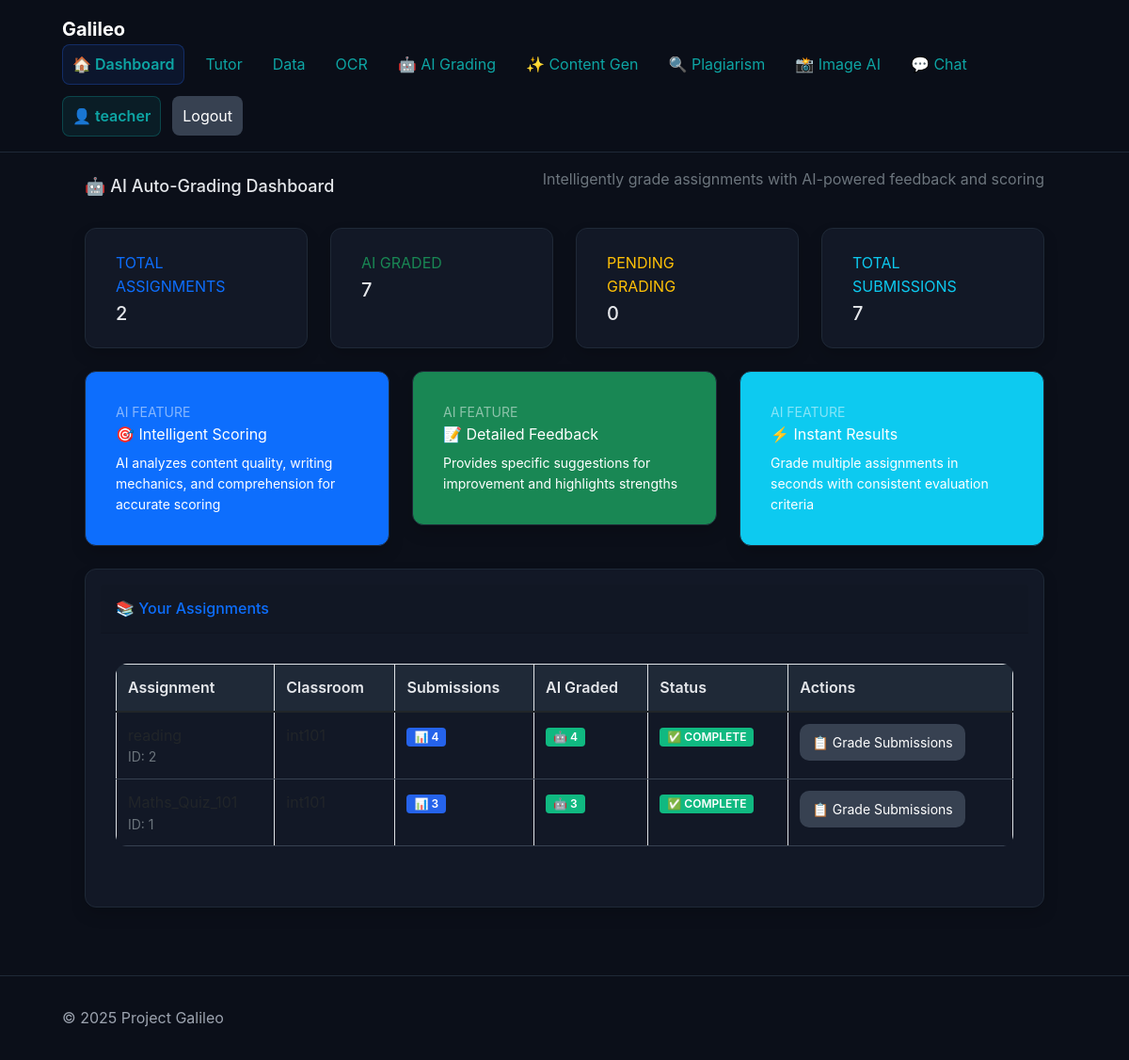
The app's page /grading/ (signed in) with its own data.
### tables this page shows
CREATE TABLE users (
  id INTEGER PRIMARY KEY AUTOINCREMENT,
  email TEXT NOT NULL UNIQUE,
  password_hash TEXT NOT NULL,
  role TEXT NOT NULL CHECK (role IN ('student','teacher','admin')),
  full_name TEXT NOT NULL DEFAULT '',
  created_at TIMESTAMP NOT NULL DEFAULT CURRENT_TIMESTAMP
);

CREATE TABLE assignments (
  id INTEGER PRIMARY KEY AUTOINCREMENT,
  classroom_id INTEGER,
  title TEXT NOT NULL,
  content_json TEXT NOT NULL,            -- JSON string: {questions:[{q,options,answer}], ...}
  time_limit_minutes INTEGER DEFAULT 0,
  due_at TIMESTAMP NULL,
  created_at TIMESTAMP NOT NULL DEFAULT CURRENT_TIMESTAMP,
  FOREIGN KEY (classroom_id) REFERENCES classrooms(id) ON DELETE SET NULL
);

### app/routes/grading.py (the view)
@grading_bp.route("/", methods=["GET"])
@login_required
@role_required("teacher", "admin")
def grading_home():
    conn = get_db()
    pending_assignments = conn.execute("""
        SELECT a.id, a.title, a.classroom_id, c.name as classroom_name,
               COUNT(s.id) as submission_count,
               COUNT(CASE WHEN s.ai_graded = 1 THEN 1 END) as ai_graded_count
        FROM assignments a
        LEFT JOIN classrooms c ON a.classroom_id = c.id
        LEFT JOIN submissions s ON a.id = s.assignment_id
        WHERE c.created_by = ? OR ? = 'admin'
        GROUP BY a.id, a.title, a.classroom_id, c.name
        ORDER BY a.created_at DESC
    """, (current_user.id, current_user.role)).fetchall()
    assignments = [dict(row) for row in pending_assignments]
    return render_template("auto_grading_dashboard.html", assignments=assignments)

### app/auth.py (called while the page is built)
def user_loader(user_id):
    db = get_db()
    row = db.execute("SELECT id, email, role, full_name FROM users WHERE id=?", (user_id,)).fetchone()
    if row:
        return User(row["id"], row["email"], row["role"], row["full_name"])
    return None

### app/db.py (called while the page is built)
def get_db():
    conn = getattr(g, "_db_conn", None)
    if conn is None:
        if current_app.config.get("DATABASE_URL") and not current_app.config.get("SQLITE_FALLBACK"):
            conn = get_mysql_connection()
        else:
            conn = get_sqlite_connection()
        g._db_conn = conn
    return conn

def get_sqlite_connection():
    path = current_app.config["SQLITE_PATH"]
    conn = sqlite3.connect(path, detect_types=sqlite3.PARSE_DECLTYPES)
    conn.row_factory = sqlite3.Row
    _ensure_schema(conn)
    return conn

def _ensure_schema(conn):
    if hasattr(conn, 'executescript'):  # SQLite
        conn.executescript(open("db/schema.sql", "r", encoding="utf-8").read())
        conn.commit()

### app/roles.py (called while the page is built)
def role_required(*roles):
    def wrapper(fn):
        @wraps(fn)
        def inner(*args, **kwargs):
            if not current_user.is_authenticated:
                abort(401)
            if current_user.role not in roles:
                abort(403)
            return fn(*args, **kwargs)
        return inner
    return wrapper

### app/templates/auto_grading_dashboard.html (shortened to what this page needs)
{% extends "base.html" %}
{% block content %}
<div class="container-fluid px-4">
    <div class="d-sm-flex align-items-center justify-content-between mb-4">
        <h1 class="h3 mb-0 text-gray-800">🤖 AI Auto-Grading Dashboard</h1>
        <p class="text-muted">Intelligently grade assignments with AI-powered feedback and scoring</p>
    </div>
    <div class="row">
        <div class="col-xl-3 col-md-6 mb-4">
            <div class="card border-left-primary shadow h-100 py-2">
                <div class="card-body">
                    <div class="row no-gutters align-items-center">
                        <div class="col mr-2">
                            <div class="text-xs font-weight-bold text-primary text-uppercase mb-1">
                                Total Assignments
                            </div>
                            <div class="h5 mb-0 font-weight-bold text-gray-800">{{ assignments|length }}</div>
                        </div>
                    </div>
                </div>
            </div>
        </div>
        <div class="col-xl-3 col-md-6 mb-4">
            <div class="card border-left-success shadow h-100 py-2">
                <div class="card-body">
                    <div class="row no-gutters align-items-center">
                        <div class="col mr-2">
                            <div class="text-xs font-weight-bold text-success text-uppercase mb-1">
                                AI Graded
                            </div>
                            <div class="h5 mb-0 font-weight-bold text-gray-800">{{ assignments|sum(attribute='ai_graded_count') }}</div>
                        </div>
                    </div>
                </div>
            </div>
        </div>
        <div class="col-xl-3 col-md-6 mb-4">
            <div class="card border-left-warning shadow h-100 py-2">
                <div class="card-body">
                    <div class="row no-gutters align-items-center">
                        <div class="col mr-2">
                            <div class="text-xs font-weight-bold text-warning text-uppercase mb-1">
                                Pending Grading
                            </div>
                            <div class="h5 mb-0 font-weight-bold text-gray-800">
                                {{ assignments|sum(attribute='submission_count') - assignments|sum(attribute='ai_graded_count') }}
                            </div>
                        </div>
                    </div>
                </div>
            </div>
        </div>
        <div class="col-xl-3 col-md-6 mb-4">
            <div class="card border-left-info shadow h-100 py-2">
                <div class="card-body">
                    <div class="row no-gutters align-items-center">
                        <div class="col mr-2">
                            <div class="text-xs font-weight-bold text-info text-uppercase mb-1">
                                Total Submissions
                            </div>
                            <div class="h5 mb-0 font-weight-bold text-gray-800">{{ assignments|sum(attribute='submission_count') }}</div>
                        </div>
                    </div>
                </div>
            </div>
        </div>
    </div>
    <div class="row">
        <div class="col-lg-4 mb-4">
            <div class="card bg-primary text-white shadow">
                <div class="card-body">
                    <div class="text-white-50 small">AI FEATURE</div>
                    <div class="text-white">🎯 Intelligent Scoring</div>
                    <div class="text-white-75 small mt-2">AI analyzes content quality, writing mechanics, and comprehension for accurate scoring</div>
                </div>
            </div>
        </div>
        <div class="col-lg-4 mb-4">
            <div class="card bg-success text-white shadow">
                <div class="card-body">
                    <div class="text-white-50 small">AI FEATURE</div>
                    <div class="text-white">📝 Detailed Feedback</div>
                    <div class="text-white-75 small mt-2">Provides specific suggestions for improvement and highlights strengths</div>
                </div>
            </div>
        </div>
        <div class="col-lg-4 mb-4">
            <div class="card bg-info text-white shadow">
                <div class="card-body">
                    <div class="text-white-50 small">AI FEATURE</div>
                    <div class="text-white">⚡ Instant Results</div>
                    <div class="text-white-75 small mt-2">Grade multiple assignments in seconds with consistent evaluation criteria</div>
                </div>
            </div>
        </div>
    </div>
    <div class="card shadow mb-4">
        <div class="card-header py-3">
            <h6 class="m-0 font-weight-bold text-primary">📚 Your Assignments</h6>
        </div>
        <div class="card-body">
            {% if assignments %}
            <div class="table-responsive">
                <table class="table table-bordered">
                    <thead>
                        <tr>
                            <th>Assignment</th>
                            <th>Classroom</th>
                            <th>Submissions</th>
                            <th>AI Graded</th>
                            <th>Status</th>
                            <th>Actions</th>
                        </tr>
                    </thead>
                    <tbody>
                        {% for assignment in assignments %}
                        <tr>
                            <td>
                                <div class="font-weight-bold">{{ assignment.title }}</div>
                                <div class="small text-muted">ID: {{ assignment.id }}</div>
                            </td>
                            <td>{{ assignment.classroom_name or 'No classroom' }}</td>
                            <td>
                                <span class="badge badge-primary">📊 {{ assignment.submission_count }}</span>
                            </td>
                            <td>
                                <span class="badge badge-success">🤖 {{ assignment.ai_graded_count }}</span>
                            </td>
                            <td>
                                {% if assignment.submission_count > assignment.ai_graded_count %}
                                <span class="badge badge-warning">⏳ {{ assignment.submission_count - assignment.ai_graded_count }} pending</span>
                                {% else %}
                                <span class="badge badge-success">✅ Complete</span>
                                {% endif %}
                            </td>
                            <td>
                                <a href="/grading/grade/{{ assignment.id }}"
                                   class="btn btn-secondary btn-sm mr-2">
                                    📋 Grade Submissions
                                </a>
                            </td>
                        </tr>
                        {% endfor %}
                    </tbody>
                </table>
            </div>
            {% endif %}
        </div>
    </div>
</div>
{% endblock %}

### app/templates/base.html (shortened to what this page needs)
<!doctype html>
<html lang="en">
<head>
  <link href="https://cdn.jsdelivr.net/npm/bootstrap@5.1.3/dist/css/bootstrap.min.css" rel="stylesheet">
  <link rel="stylesheet" href="{{ url_for('static', filename='css/styles.css') }}">
</head>
<body>
  <header class="site-header">
    <div class="container">
      <a class="brand" href="/">Galileo</a>
      <nav class="nav">
        <a href="/" class="nav-dashboard">🏠 Dashboard</a>
        <a href="/tutor/">Tutor</a>
        <a href="/data/">Data</a>
        <a href="/ocr/">OCR</a>
        {% if current_user.is_authenticated and current_user.role in ['teacher', 'admin'] %}
        <a href="/grading/">🤖 AI Grading</a>
        <a href="/content/">✨ Content Gen</a>
        <a href="/plagiarism/">🔍 Plagiarism</a>
        <a href="/image-analysis/">📸 Image AI</a>
        {% endif %}
        <a href="/notifications/live-chat">💬 Chat</a>
        {% if current_user.is_authenticated %}
        <span class="user-info">👤 {{ current_user.email.split('@')[0] }}</span>
        <a href="/auth/logout" class="btn btn-secondary">Logout</a>
        {% else %}
        <a href="/auth/login" class="btn btn-primary">Login</a>
        {% endif %}
      </nav>
    </div>
  </header>
  <main class="container fade-in">
    {% block content %}{% endblock %}
  </main>
  <footer class="site-footer">
    <div class="container">© {{ 2025 }} Project Galileo</div>
  </footer>
</body>
</html>

### app/static/css/styles.css (style rules this page uses)
:root { --primary: #2563eb; --accent: #0ea5a4; --bg: #0b0f19; --panel: #121826; --text: #e5e7eb; --muted: #9ca3af; --radius: 12px; }
* { box-sizing: border-box; }
body { margin: 0; font-family: Inter, system-ui, Segoe UI, Roboto, Arial, sans-serif; background: var(--bg); color: var(--text); line-height: 1.55; }
a { color: var(--accent); text-decoration: none; }
.container { max-width: 1100px; margin: 0 auto; padding: 16px; }
.site-header { position: sticky; top: 0; background: rgba(11, 15, 25, 0.7); backdrop-filter: blur(10px); border-bottom: 1px solid #1f2937; }
.brand { font-weight: 700; font-size: 20px; color: #fff; margin-right: 16px; }
.nav { display: flex; gap: 12px; align-items: center; }
.nav a { padding: 8px 10px; border-radius: 8px; transition: background .2s; }
.nav-dashboard { background: rgba(37, 99, 235, 0.1) !important; border: 1px solid rgba(37, 99, 235, 0.3) !important; font-weight: 600 !important; }
.user-info { color: var(--accent); font-weight: 600; padding: 8px 10px; background: rgba(14, 165, 164, 0.1); border-radius: 8px; border: 1px solid rgba(14, 165, 164, 0.3); }
.site-footer { border-top: 1px solid #1f2937; margin-top: 32px; padding: 16px; color: var(--muted); }
.h3 { font-size: 18px; margin: 0 0 8px; }
.mt-2 { margin-top: 8px; }
.card { background: var(--panel); border: 1px solid #1f2937; border-radius: var(--radius); padding: 16px; box-shadow: 0 8px 24px rgba(0, 0, 0, 0.2); transition: transform .25s ease, box-shadow .25s ease; }
.btn { border: 1px solid #1f2937; background: #111827; color: #fff; border-radius: 10px; padding: 8px 12px; cursor: pointer; transition: all .2s; }
.btn-secondary { background: #374151; border-color: transparent; }
.table { width: 100%; border-collapse: collapse; }
.table th, .table td { border-bottom: 1px solid #1f2937; padding: 8px; text-align: left; }
.fade-in { animation: fade .4s ease-in both; }
.badge { display: inline-block; padding: 4px 8px; font-size: 12px; font-weight: 600; text-transform: uppercase; border-radius: 4px; color: white; }
.badge-primary { background-color: #2563eb; }
.badge-success { background-color: #10b981; }
.table-responsive { overflow-x: auto; margin: 1rem 0; }
.table { width: 100%; border-collapse: collapse; background: var(--panel); border-radius: var(--radius); overflow: hidden; }
.table th, .table td { padding: 12px; text-align: left; border-bottom: 1px solid #374151; }
.table th { background: #1f2937; font-weight: 600; color: var(--text); }

### records on screen
users: email "teacher"
assignments: id "2", submission_count "4", ai_graded_count "4"
assignments: id "1", submission_count "3", ai_graded_count "3"

### other values on screen
{{ assignments|length }} "2"
{{ assignments|sum(attribute='ai_graded_count') }} "7"
{{ assignments|sum(attribute='submission_count') }} "7"
{{ 2025 }} "2025"
